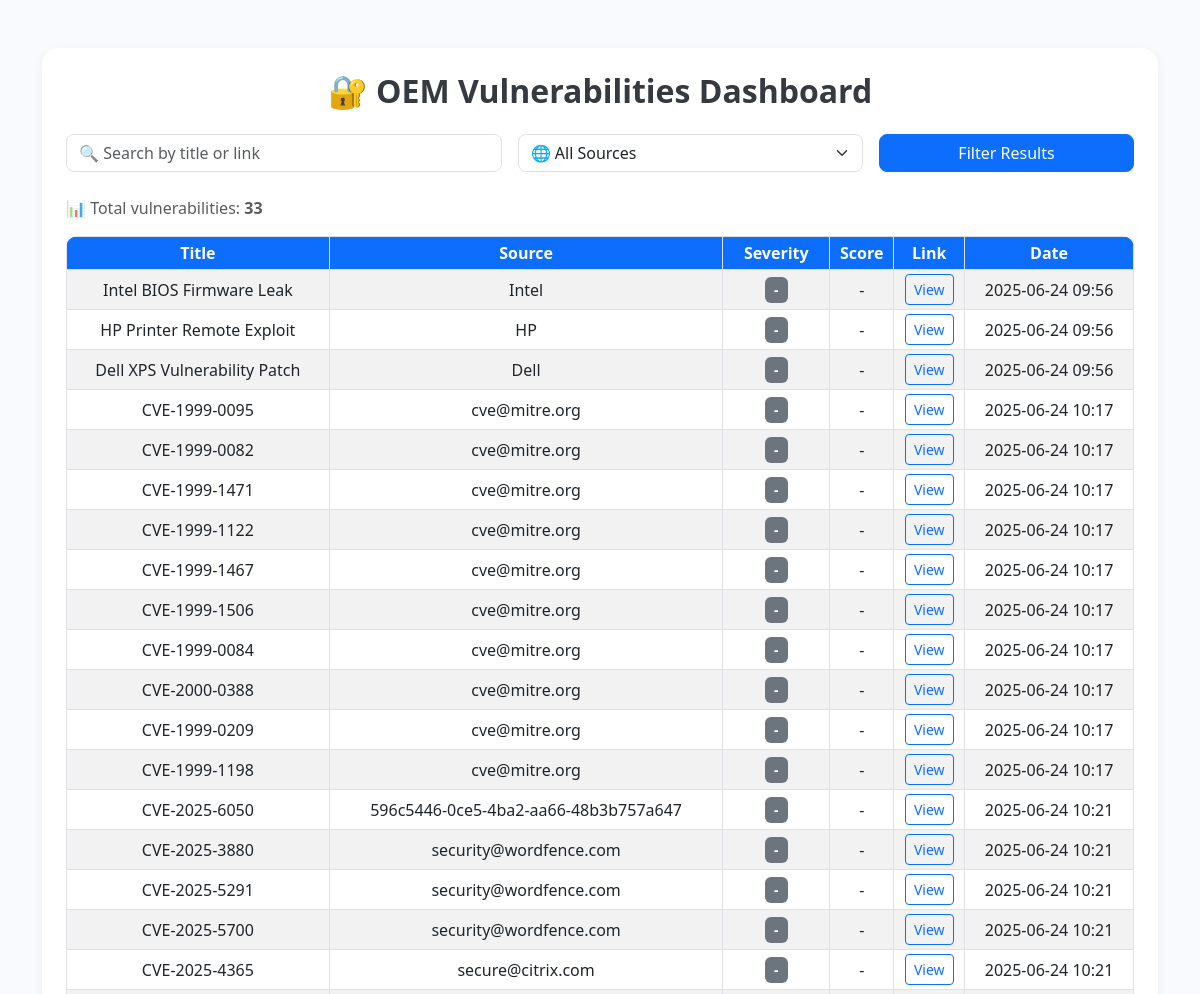
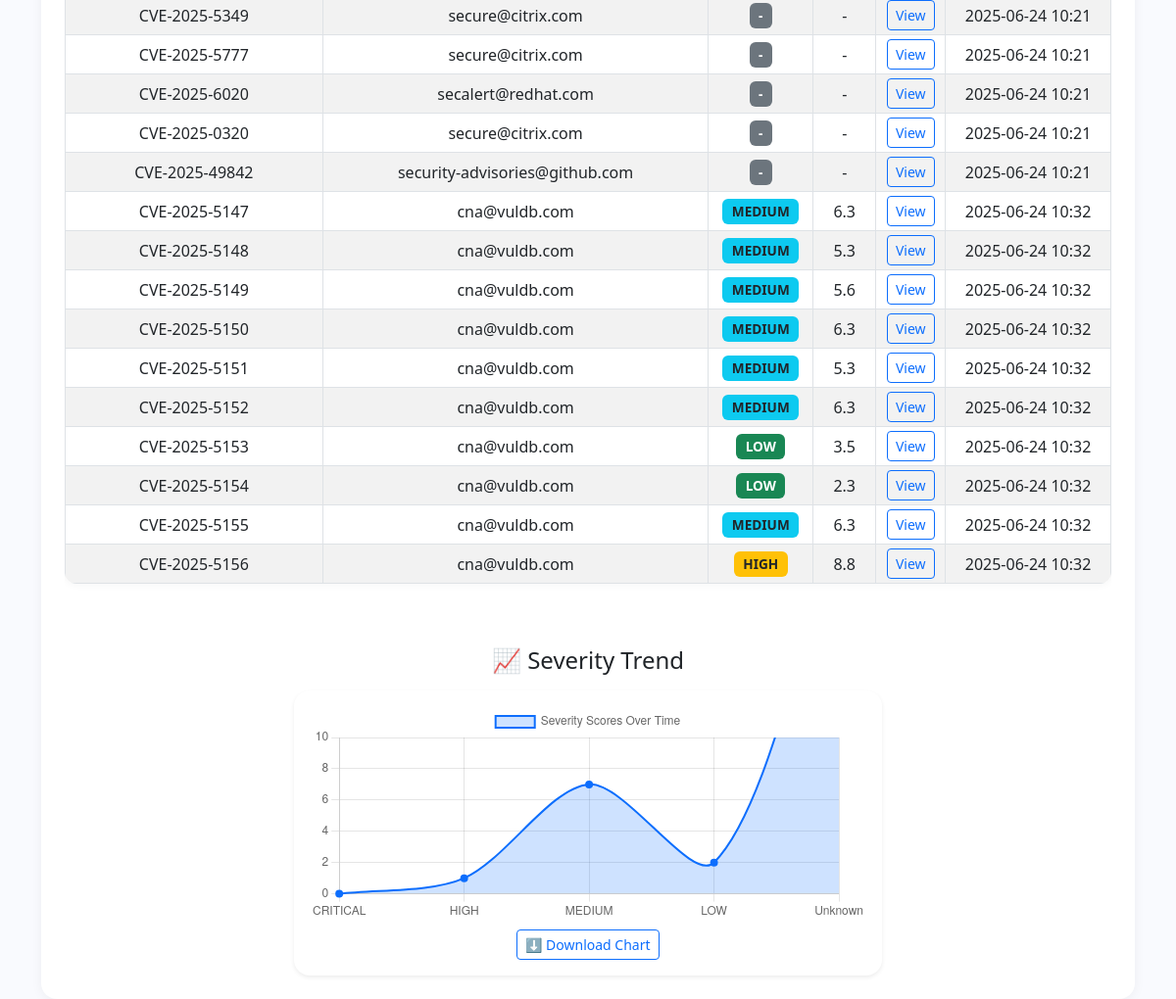
The app's page /, older data (2 pictures, top to bottom).
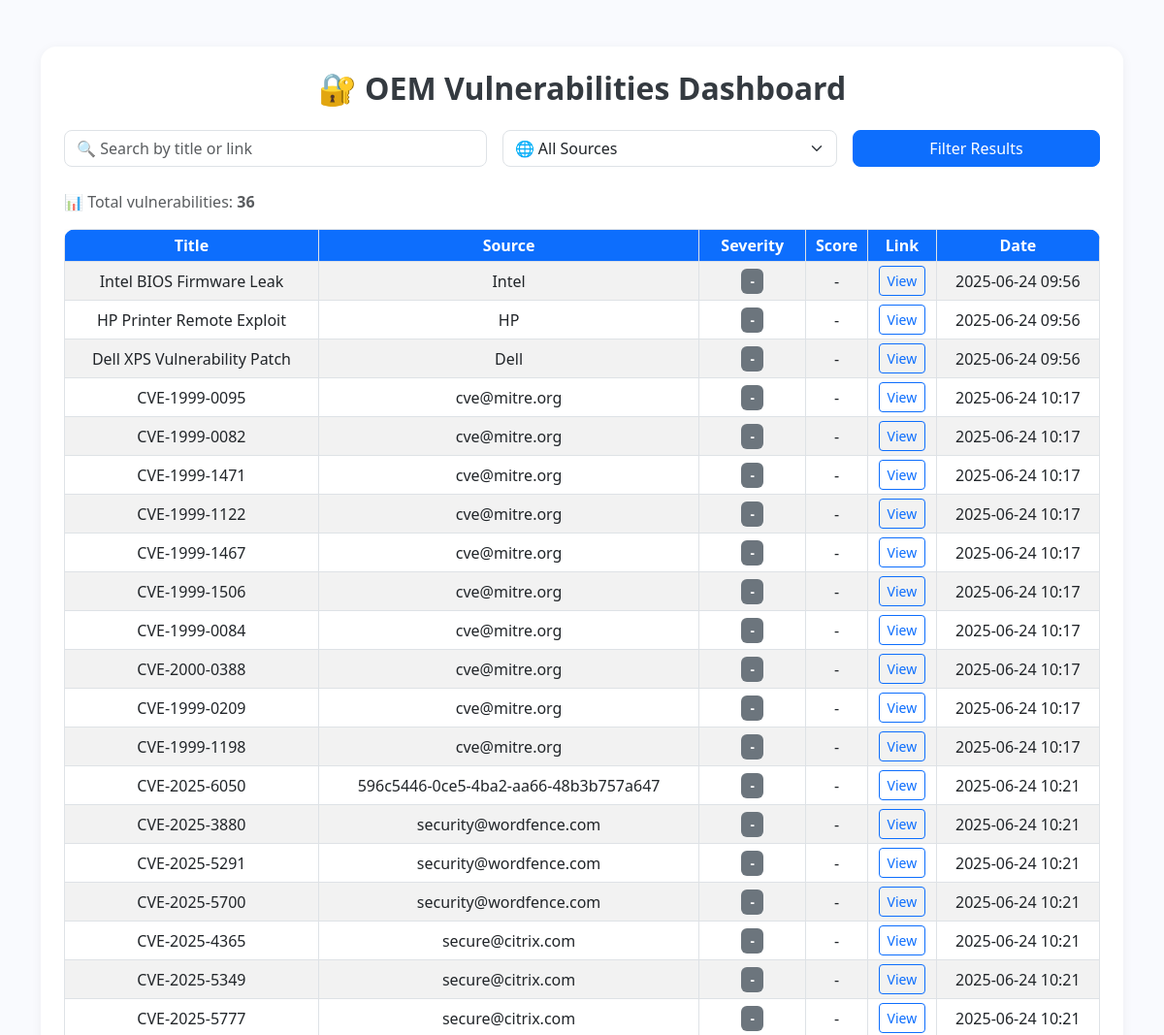
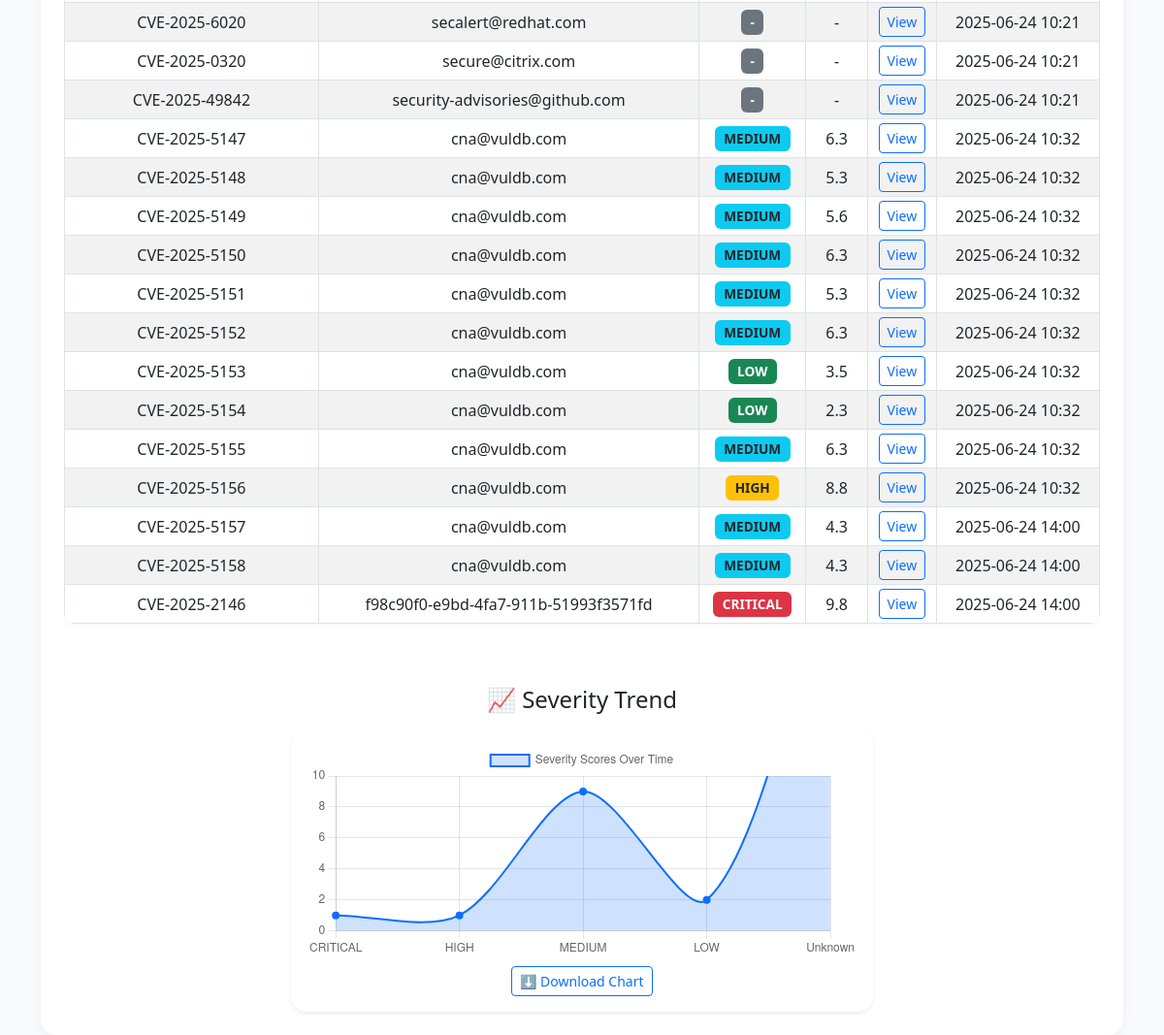
The same page, newer data (2 pictures, top to bottom).
### scanner/models.py (models this page shows, shortened)
class Vulnerability(models.Model):
    title = models.CharField(max_length=300)
    source = models.CharField(max_length=100)
    link = models.URLField()
    severity = models.CharField(max_length=20, blank=True, null=True)  # NEW FIELD
    score = models.FloatField(blank=True, null=True)  # NEW FIELD
    date_scraped = models.DateTimeField(auto_now_add=True)

### scanner/views.py (the view)
# urls.py: path('', home, name='home'),
def home(request):
    query = request.GET.get('q', '')
    source_filter = request.GET.get('source', '')
    vulnerabilities = Vulnerability.objects.all()
    if query:
        vulnerabilities = vulnerabilities.filter(
            Q(title__icontains=query) | Q(link__icontains=query)
        )
    if source_filter and source_filter.lower() != "all":
        vulnerabilities = vulnerabilities.filter(source__icontains=source_filter)
    available_sources = Vulnerability.objects.values_list('source', flat=True).distinct()
    severity_counts = Counter(v.severity or "Unknown" for v in vulnerabilities)
    severity_order = ["CRITICAL", "HIGH", "MEDIUM", "LOW", "Unknown"]
    chart_data = {
        "labels": json.dumps(severity_order),
        "data": json.dumps([severity_counts.get(sev, 0) for sev in severity_order])
    }
    return render(request, 'scanner/home.html', {
        'vulnerabilities': vulnerabilities,
        'available_sources': available_sources,
        'query': query,
        'selected_source': source_filter,
        'chart_data': chart_data
    })

### scanner/templates/scanner/home.html (shortened to what the changed rows need)
<!DOCTYPE html>
<html lang="en">
<head>
    <link href="https://cdn.jsdelivr.net/npm/bootstrap@5.3.0/dist/css/bootstrap.min.css" rel="stylesheet">
</head>
<body>
<div class="container mt-5">
    <div class="card">
        <h2 class="mb-4">🔐 OEM Vulnerabilities Dashboard</h2>
        <p class="text-muted">📊 Total vulnerabilities: <strong>{{ vulnerabilities|length }}</strong></p>
        <div class="table-responsive">
            <table class="table table-sm table-hover table-striped table-bordered align-middle">
                <thead>
                    <tr>
                        <th>Title</th>
                        <th>Source</th>
                        <th>Severity</th>
                        <th>Score</th>
                        <th>Link</th>
                        <th>Date</th>
                    </tr>
                </thead>
                <tbody>
                    {% for v in vulnerabilities %}
                    <tr>
                        <td>{{ v.title }}</td>
                        <td>{{ v.source }}</td>
                        <td>
                            {% if v.severity == "CRITICAL" %}
                                <span class="badge bg-danger">CRITICAL</span>
                            {% elif v.severity == "HIGH" %}
                                <span class="badge bg-warning text-dark">HIGH</span>
                            {% elif v.severity == "MEDIUM" %}
                                <span class="badge bg-info text-dark">MEDIUM</span>
                            {% elif v.severity == "LOW" %}
                                <span class="badge bg-success">LOW</span>
                            {% else %}
                                <span class="badge bg-secondary">-</span>
                            {% endif %}
                        </td>
                        <td>{{ v.score|default:"-" }}</td>
                        <td><a href="{{ v.link }}" target="_blank" class="btn btn-sm btn-outline-primary">View</a></td>
                        <td>{{ v.date_scraped|date:"Y-m-d H:i" }}</td>
                    </tr>
                    {% empty %}
                    <tr>
                        <td colspan="6">No results found.</td>
                    </tr>
                    {% endfor %}
                </tbody>
            </table>
        </div>
        <div class="d-flex justify-content-center">
    <div class="card p-3 shadow-sm" style="width: 100%; max-width: 600px;">
        <div class="chart-container" style="position: relative; height: 220px;">
            <canvas id="severityChart"></canvas>
        </div>
    </div>
</div>
    </div>
</div>
<script>
const ctx = document.getElementById('severityChart').getContext('2d');
const severityChart = new Chart(ctx, {
    type: 'line',
    data: {
        labels: {{ chart_data.labels|safe }},
        datasets: [{
            label: 'Severity Scores Over Time',
            data: {{ chart_data.data|safe }},
            backgroundColor: 'rgba(13, 110, 253, 0.2)',
            borderColor: 'rgba(13, 110, 253, 1)',
            borderWidth: 2,
            tension: 0.3,
            fill: true,
            pointRadius: 3,
            pointBackgroundColor: 'rgba(13, 110, 253, 1)'
        }]
    },
    options: {
        responsive: true,
        maintainAspectRatio: false,
        scales: {
            y: {
                beginAtZero: true,
                max: 10,
                ticks: {
                    stepSize: 2
                }
            }
        },
        plugins: {
            legend: {
                display: true,
                position: 'top'
            },
            title: {
                display: false
            }
        }
    }
});
document.getElementById("exportChart").onclick = () => {
    const a = document.createElement('a');
    a.href = severityChart.toBase64Image();
    a.download = "vulnerability_severity_chart.png";
    a.click();
};
</script>
</body>
</html>

Row changes from the older to the newer data that the page shows:
added Vulnerability: title "CVE-2025-5157", source "cna@vuldb.com", severity "MEDIUM", score "4.3", date_scraped "2025-06-24 14:00"
added Vulnerability: title "CVE-2025-5158", source "cna@vuldb.com", severity "MEDIUM", score "4.3", date_scraped "2025-06-24 14:00"
added Vulnerability: title "CVE-2025-2146", source "f98c90f0-e9bd-4fa7-911b-51993f3571fd", severity "CRITICAL", score "9.8", date_scraped "2025-06-24 14:00"
Text that changed along with them:
{{ vulnerabilities|length }}: "33" → "36"
chart data {{ chart_data.data|safe }}: [0, 1, 7, 2, 23] → [1, 1, 9, 2, 23]
